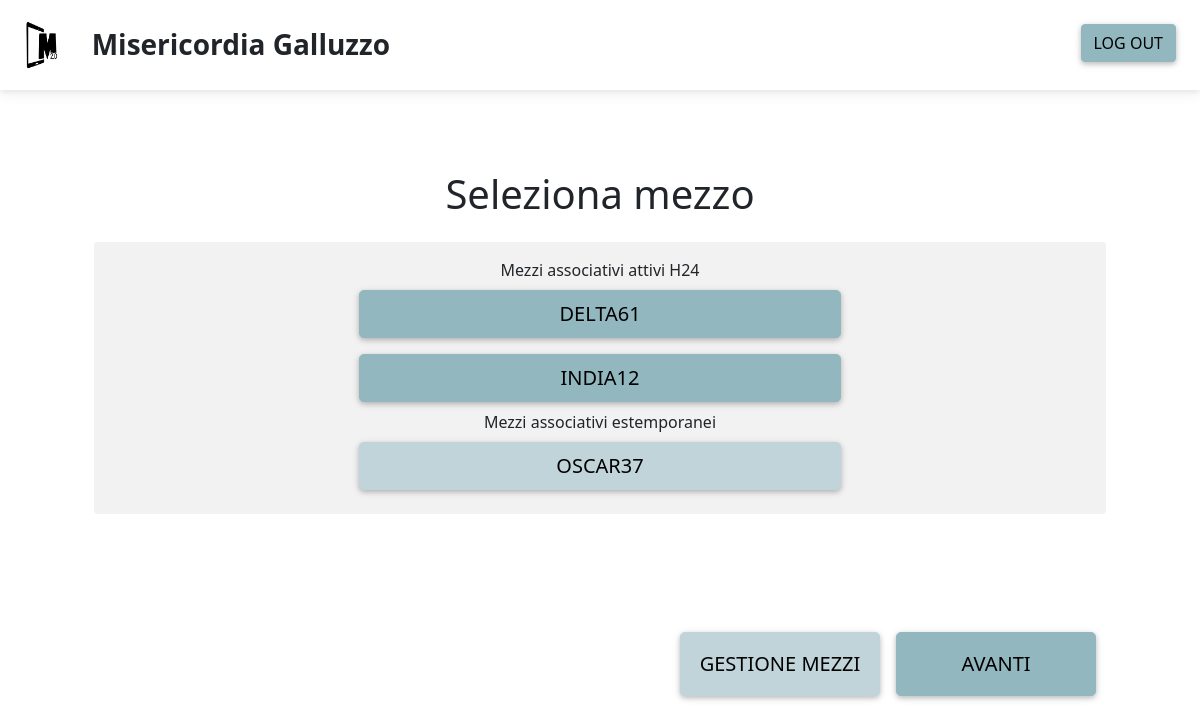
The page /home_sc/ (signed in) on the database its author committed.
### scheda/models.py (models this page shows, shortened)
class MyUser(AbstractUser):
    username = models.CharField(max_length=30, unique=True,
        help_text= ('Required. 30 characters or fewer. Letters, digits and '
                    '@/./+/-/_ only.'))
    is_active = models.BooleanField(default=True)
    staff = models.BooleanField(default=False) # a admin user; non super-user
    admin = models.BooleanField(default=False) # a superuser
    is_operator = models.BooleanField(default=False)
    corporation = models.CharField(max_length=30, blank=True)
    phone = models.CharField(max_length=30, blank=True)
    USERNAME_FIELD = 'username'
    REQUIRED_FIELDS = [] # Email & Password are required by default.
    objects = UserManager()

class Mezzo(models.Model):
    id_mezzo = models.AutoField(primary_key = True)
    nome = models.CharField(unique = True, max_length = 10)
    tipologia = models.CharField(max_length = 10)
    all_day = models.BooleanField(default = False)
    username = models.ForeignKey(MyUser, on_delete = models.CASCADE)
    num_mezzo = models.IntegerField()
    equip_min = models.IntegerField()

### scheda/views.py (the view)
# urls.py: path('home_sc/', scheda.HomeSocieta.as_view(), name='home_sc'),
class HomeSocieta(generic.View):
    def get(self, request):
        template_name = 'home_sc.html'
        mezzi = Mezzo.objects.filter(username=request.user.id)
        mezzitemp = []
        for m in mezzi:
            if m.all_day == False:
                mezzitemp.append(m)
        return render(request, template_name, context={'mezzi':mezzi,'mezzitemp':mezzitemp})

### templates/home_sc.html (shortened to what this page needs)
{% extends 'base.html' %}
{% load static %}
{% block css %}
<link href="{% static 'css/home_sc.css' %}" rel="stylesheet">
{% endblock %}
{% block content %}
<nav class="navbar navbar-light d-flex justify-content-start">
    <a class="navbar-brand ms-3 m-1">
        <img
        src="{% static 'img/logoHCI.png' %}"
        height="50"
        loading="lazy"
        />
    </a>
    <div class="ms-0 p-3">
        <h3 class="mb-1 mt-1"><strong>{{request.user.corporation}}</strong></h3>
    </div>
    <a href="{% url 'logout' %}" class="btn btn-primary m-4" style="position: absolute; right: 0; top: 0;">Log out</a>
</nav>
<div class="container-sm p-3 rounded bg-white text-center d-flex flex-column">
    <div class="container mt-5 text-center bg-white">
        <h1 class="m-3">Seleziona mezzo</h1>
    </div>
    <form action="{% url 'mezzo_scelto' %}" method="get">
        <div class="container pt-2 ps-5 pe-5 mb-auto bg-white" style="overflow: auto;">
            <div class="container-sm p-3 rounded text-center bg-light" >
                {% if mezzi %}
                    <p class="slogan mb-0">Mezzi associativi attivi H24</p>
                    {% for m in mezzi %}
                        {% if m.all_day %}
                            <div class="row">
                                <div class="col m-2">
                                    <label class="btn btn-primary btn-lg w-50" for="{{ m.nome }}">{{ m.nome }}</label>
                                </div>
                            </div>
                        {% endif %}
                    {% endfor %}
                    <p class="slogan mb-0">Mezzi associativi estemporanei</p>
                    {% for m in mezzitemp %}
                        <div class="row">
                            <div class="col m-2">
                                <label class="btn btn-secondary btn-lg w-50" for="{{ m.nome }}">{{ m.nome }}</label>
                            </div>
                        </div>
                    {% endfor %}
                {% else %}
                    <p class="slogan mb-0">Non sono ancora presenti mezzi associativi.</p>
                    <p class="slogan mb-0">Per crearne di nuovi vai in <a href="{% url 'gestione_mezzi' %}" class="text-decoration-none" style="color: var(--bs-info);"><strong>GESTIONE MEZZI</strong></a></p>
                {% endif %}
            </div>
            <div class="container p-5 mt-auto mb-5 me-5 text-center bg-white position-absolute bottom-0 end-0">
                <div class="row">
                    <div class="col d-flex justify-content-end">
                        <a href="{% url 'gestione_mezzi' %}" role="button" class="btn p-3 btn-secondary m-2 btn-lg" type="submit" style="width: 200px;">
                            Gestione mezzi
                        </a>
                        <input type="submit" class="btn p-3 btn-primary btn-lg m-2" value='Avanti' style="width: 200px;">
                    </div>
                </div>
            </div>
        </div>
    </form>
</div>
{% endblock %}
{% block scripts %}
<link rel="stylesheet" href="https://cdnjs.cloudflare.com/ajax/libs/bootstrap-select/1.13.1/css/bootstrap-select.css" />
{% endblock %}

### rows shown on the page
MyUser: user.corporation "Misericordia Galluzzo"
Mezzo: nome "DELTA61"
Mezzo: nome "INDIA12"
Mezzo: nome "OSCAR37"
